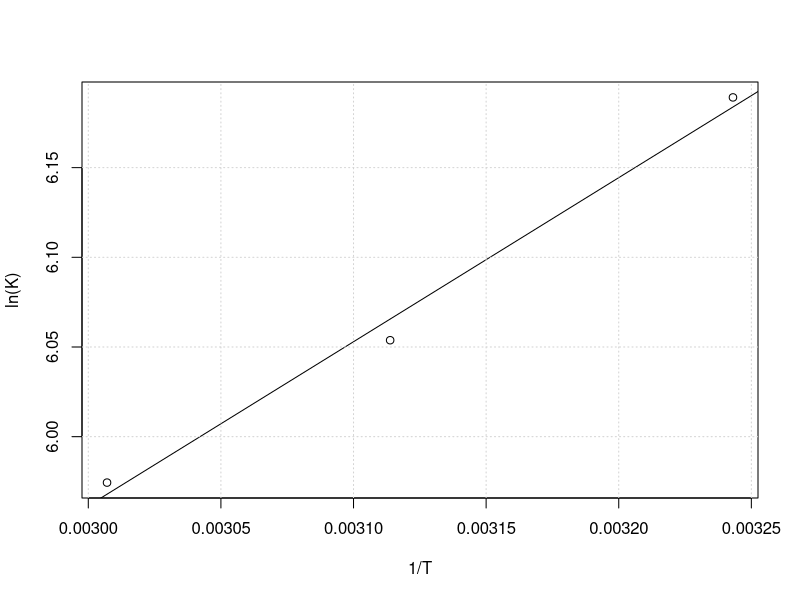

Here is the R script that generated this plot:
x = c(0.0032430679422734, 0.0031138097462245, 0.0030070666065253)
y = c(6.1891483231256, 6.0537678007376, 5.9743926148977)

func = function(x){914.748060589*x+3.21721961848}

x2 = seq(-10, 10, length=200)
y2 = sapply(x2, FUN = func)

fit = lm(y ~ x)

coef(fit)

plot(x, y, xlab = "1/T", ylab = "ln(K)")
lines(x2, y2)
grid()
